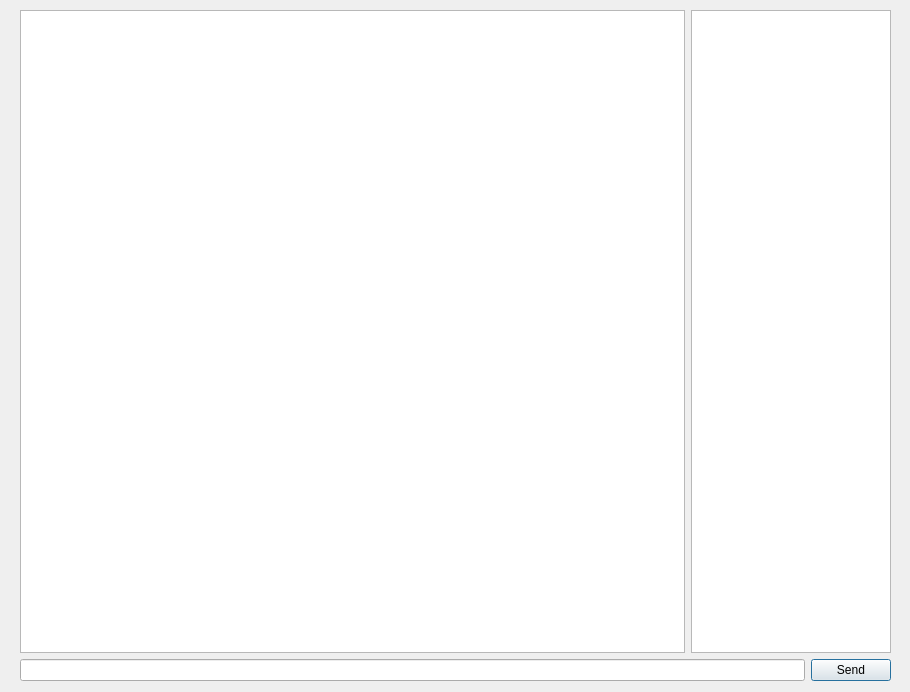
<?xml version="1.0" encoding="UTF-8"?>
<ui version="4.0">
 <class>DISCUSSIT</class>
 <widget class="QWidget" name="DISCUSSIT">
  <property name="geometry">
   <rect>
    <x>0</x>
    <y>0</y>
    <width>910</width>
    <height>692</height>
   </rect>
  </property>
  <property name="windowTitle">
   <string>Form</string>
  </property>
  <widget class="QWidget" name="verticalLayoutWidget">
   <property name="geometry">
    <rect>
     <x>20</x>
     <y>10</y>
     <width>871</width>
     <height>671</height>
    </rect>
   </property>
   <layout class="QVBoxLayout" name="verticalLayout">
    <item>
     <layout class="QHBoxLayout" name="horizontalLayout_3">
      <item>
       <widget class="QListView" name="listView"/>
      </item>
      <item>
       <widget class="QTextEdit" name="textEdit">
        <property name="maximumSize">
         <size>
          <width>200</width>
          <height>16777215</height>
         </size>
        </property>
       </widget>
      </item>
     </layout>
    </item>
    <item>
     <layout class="QHBoxLayout" name="horizontalLayout">
      <item>
       <widget class="QLineEdit" name="lineEdit"/>
      </item>
      <item>
       <widget class="QPushButton" name="pushButton">
        <property name="text">
         <string>Send</string>
        </property>
        <property name="autoDefault">
         <bool>true</bool>
        </property>
        <property name="default">
         <bool>true</bool>
        </property>
       </widget>
      </item>
     </layout>
    </item>
   </layout>
  </widget>
 </widget>
 <resources/>
 <connections/>
</ui>
